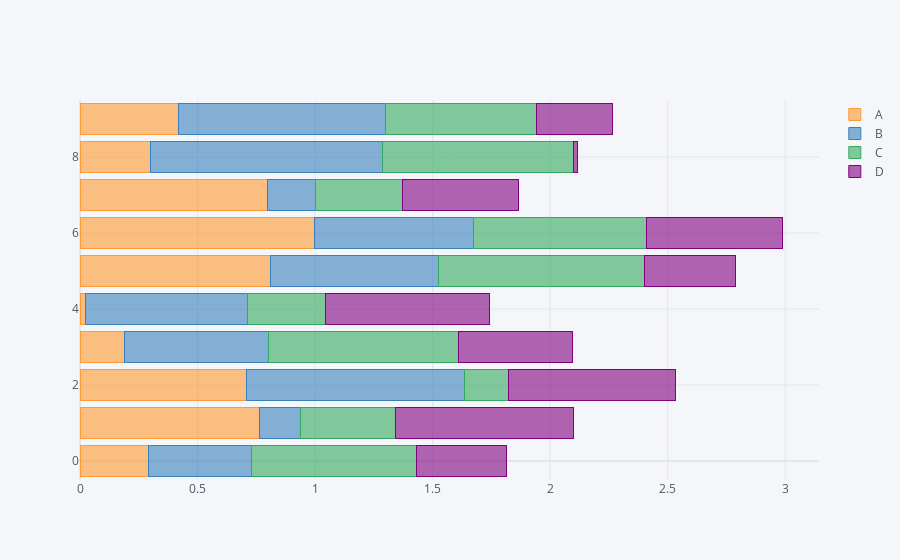

The notebook cell this image was saved under:
### Code cell
df.iplot(kind='barh', barmode='stack')

### Figure 1 — Plotly figure (JSON) as saved in the notebook; plotly's stock layout.template omitted (floating-point values rounded to 4 significant figures)
{"data": [{"marker": {"color": "rgba(255, 153, 51, 0.6)", "line": {"color": "rgba(255, 153, 51, 1.0)", "width": 1}}, "name": "A", "orientation": "h", "text": "", "type": "bar", "x": [0.291, 0.7651, 0.71, 0.1876, 0.0251, 0.8098, 0.9989, 0.7991, 0.3008, 0.4169], "y": [0, 1, 2, 3, 4, 5, 6, 7, 8, 9]}, {"marker": {"color": "rgba(55, 128, 191, 0.6)", "line": {"color": "rgba(55, 128, 191, 1.0)", "width": 1}}, "name": "B", "orientation": "h", "text": "", "type": "bar", "x": [0.4399, 0.1725, 0.9266, 0.6142, 0.6873, 0.7149, 0.6746, 0.2048, 0.9876, 0.8826], "y": [0, 1, 2, 3, 4, 5, 6, 7, 8, 9]}, {"marker": {"color": "rgba(50, 171, 96, 0.6)", "line": {"color": "rgba(50, 171, 96, 1.0)", "width": 1}}, "name": "C", "orientation": "h", "text": "", "type": "bar", "x": [0.6996, 0.4034, 0.1857, 0.8062, 0.3313, 0.8764, 0.7377, 0.3661, 0.8124, 0.6416], "y": [0, 1, 2, 3, 4, 5, 6, 7, 8, 9]}, {"marker": {"color": "rgba(128, 0, 128, 0.6)", "line": {"color": "rgba(128, 0, 128, 1.0)", "width": 1}}, "name": "D", "orientation": "h", "text": "", "type": "bar", "x": [0.3834, 0.7605, 0.7128, 0.485, 0.6989, 0.388, 0.5753, 0.494, 0.01682, 0.3243], "y": [0, 1, 2, 3, 4, 5, 6, 7, 8, 9]}], "layout": {"barmode": "stack", "legend": {"bgcolor": "#F5F6F9", "font": {"color": "#4D5663"}, "traceorder": "normal"}, "paper_bgcolor": "#F5F6F9", "plot_bgcolor": "#F5F6F9", "title": {"font": {"color": "#4D5663"}}, "xaxis": {"gridcolor": "#E1E5ED", "showgrid": true, "tickfont": {"color": "#4D5663"}, "title": {"font": {"color": "#4D5663"}, "text": ""}, "zerolinecolor": "#E1E5ED"}, "yaxis": {"gridcolor": "#E1E5ED", "showgrid": true, "tickfont": {"color": "#4D5663"}, "title": {"font": {"color": "#4D5663"}, "text": ""}, "zerolinecolor": "#E1E5ED"}}}
